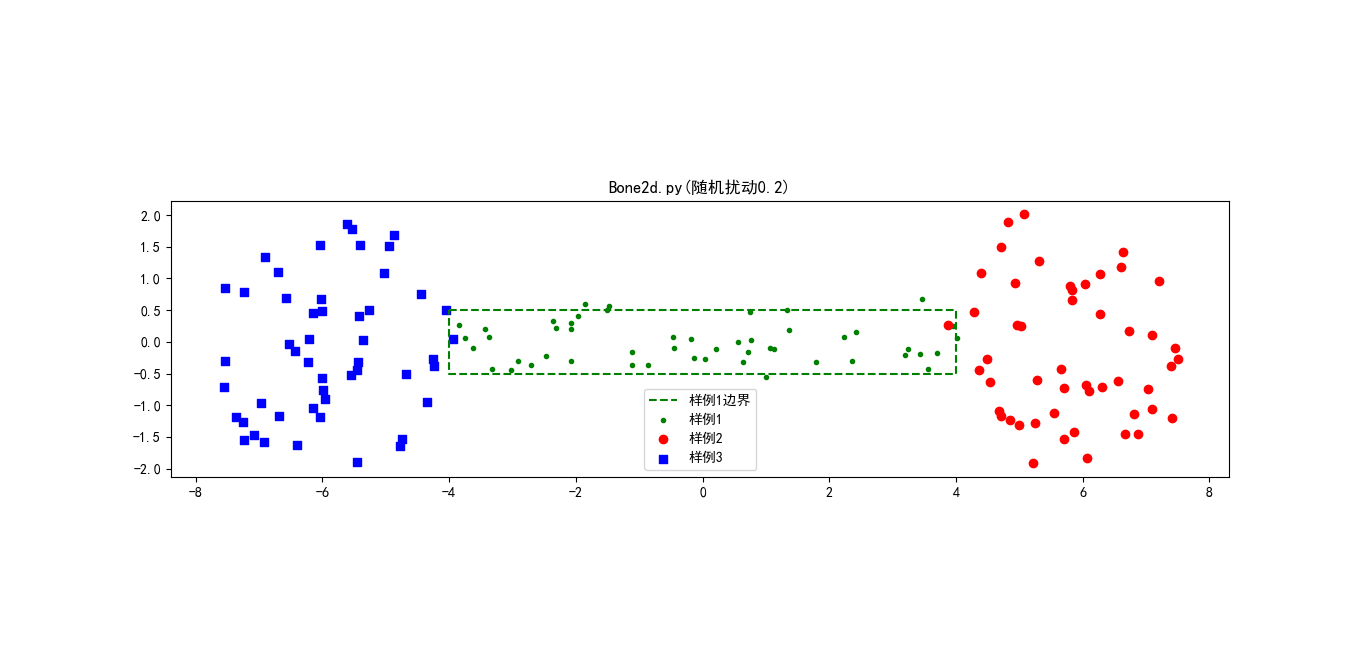

Generate this figure with Python:
#-*-coding:utf-8-*-
import matplotlib.pyplot as plt
import  numpy as np

def shift(m ,n ,sft=0.4):
    """
    a function return shift array
    :param m: int
    calumn of destion array
    :param n: int
    row of destion array
    :param sft: float
    shift
    :return: np.ndarray
    """
    return np.random.rand(m,n) * 2 * sft - sft

def bone2d(ax, length=8, width=1, redius=2,circle_x0=6 ,number1=50, number2=200 ,sft=0.2 ,param_dict={}):
    """
    a function to draw Bone2d.py graph
    :param ax: axes
        the axes draw to
    :param length
        the length of rectangle
    :param width
        the width of rectangle
    :param redius
        the r of circle
    :param circle_x0
        the x0
    :param number1: int
         the number of dots drawed in rectangle
    :param number2: int
        the number of dots drawed in circle
    :param sft: float
        the shift of data
    :param param_dict: dict
        Dictionary of kwargs to pass to ax.plot
    :return: list
        list of artists added
    """
    # draw rectangle
    rect_x = np.random.rand(1,number1) * length - length/2 + shift(1,number1,sft)
    rect_y = np.random.rand(1,number1) * width - width/2 + shift(1,number1,sft)
    sample1 = ax.scatter(rect_x,rect_y,c='g',marker='.',label=u'样例1')
    # 显示长方形的边界
    if(param_dict.__contains__('border') and param_dict['border']==True):
        x0 = length/2;
        y0 = width/2;
        ax.plot([-x0,x0,x0,-x0,-x0],[y0,y0,-y0,-y0,y0],'g--',label=u'样例1边界')
    #draw circle1
    circle1_r = np.sqrt(np.random.rand(1,number2)) * redius
    circle1_thyta = np.random.rand(1,number2) * 2 * np.pi
    circle1_x = circle1_r * np.cos(circle1_thyta) + circle_x0 + shift(1,number2,sft)
    circle1_y = circle1_r * np.sin(circle1_thyta) + shift(1,number2,sft)
    sample2 = ax.scatter(circle1_x,circle1_y,c='r',marker='o',label=u'样例2')

    #draw circle2
    circle2_r = np.sqrt(np.random.rand(1,number2)) * redius
    circle2_thyta = np.random.rand(1,number2) * 2 * np.pi
    circle2_x = circle2_r * np.cos(circle2_thyta) - circle_x0 + shift(1,number2,sft)
    circle2_y = circle2_r * np.sin(circle2_thyta) + shift(1,number2,sft)
    sample3 = ax.scatter(circle2_x,circle2_y,c='b',marker='s',label=u'样例3')
    return [sample1,sample2,sample3]

if __name__ == '__main__':
    plt.rcParams['font.sans-serif'] = ['SimHei']  # 用来正常显示中文标签
    plt.rcParams['axes.unicode_minus'] = False  # 用来正常显示负号
    ax = plt.subplot(111)
    ax.set_aspect(1)
    bone2d(ax,8,1,2,6,50,50,0.2,{'border':True})
    plt.title(u'Bone2d.py(随机扰动0.2)')
    plt.legend()
    plt.show()
